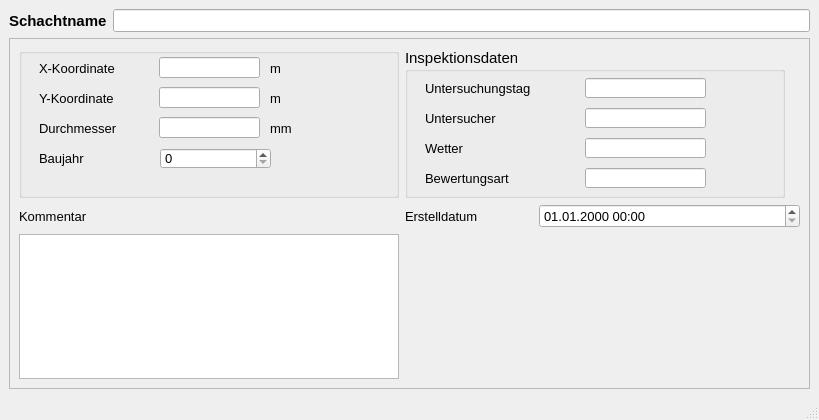
<?xml version="1.0" encoding="UTF-8"?>
<ui version="4.0">
 <class>MainWindow</class>
 <widget class="QMainWindow" name="MainWindow">
  <property name="enabled">
   <bool>true</bool>
  </property>
  <property name="geometry">
   <rect>
    <x>0</x>
    <y>0</y>
    <width>819</width>
    <height>420</height>
   </rect>
  </property>
  <property name="minimumSize">
   <size>
    <width>620</width>
    <height>420</height>
   </size>
  </property>
  <property name="font">
   <font>
    <family>Tahoma</family>
    <pointsize>10</pointsize>
   </font>
  </property>
  <property name="windowTitle">
   <string>MainWindow</string>
  </property>
  <widget class="QWidget" name="centralwidget">
   <layout class="QVBoxLayout" name="verticalLayout">
    <item>
     <layout class="QHBoxLayout" name="horizontalLayout">
      <item>
       <widget class="QLabel" name="label">
        <property name="font">
         <font>
          <family>Tahoma</family>
          <pointsize>11</pointsize>
          <weight>75</weight>
          <bold>true</bold>
         </font>
        </property>
        <property name="text">
         <string>Schachtname</string>
        </property>
       </widget>
      </item>
      <item>
       <widget class="QLineEdit" name="untersuchsch"/>
      </item>
     </layout>
    </item>
    <item>
     <widget class="QScrollArea" name="scrollArea">
      <property name="widgetResizable">
       <bool>true</bool>
      </property>
      <widget class="QWidget" name="scrollAreaWidgetContents">
       <property name="geometry">
        <rect>
         <x>0</x>
         <y>0</y>
         <width>795</width>
         <height>307</height>
        </rect>
       </property>
       <layout class="QGridLayout" name="gridLayout">
        <item row="1" column="1">
         <widget class="QLabel" name="label_70">
          <property name="text">
           <string>Erstelldatum</string>
          </property>
         </widget>
        </item>
        <item row="0" column="1" colspan="3">
         <widget class="QGroupBox" name="groupBox_4">
          <property name="minimumSize">
           <size>
            <width>380</width>
            <height>0</height>
           </size>
          </property>
          <property name="maximumSize">
           <size>
            <width>380</width>
            <height>16777215</height>
           </size>
          </property>
          <property name="font">
           <font>
            <family>Tahoma</family>
            <pointsize>11</pointsize>
           </font>
          </property>
          <property name="title">
           <string>Inspektionsdaten</string>
          </property>
          <widget class="QLabel" name="label_61">
           <property name="geometry">
            <rect>
             <x>20</x>
             <y>30</y>
             <width>151</width>
             <height>21</height>
            </rect>
           </property>
           <property name="font">
            <font>
             <family>Tahoma</family>
             <pointsize>10</pointsize>
            </font>
           </property>
           <property name="text">
            <string>Untersuchungstag</string>
           </property>
          </widget>
          <widget class="QLineEdit" name="untersuchtag">
           <property name="geometry">
            <rect>
             <x>180</x>
             <y>30</y>
             <width>121</width>
             <height>20</height>
            </rect>
           </property>
           <property name="font">
            <font>
             <family>Tahoma</family>
             <pointsize>10</pointsize>
            </font>
           </property>
           <property name="toolTip">
            <string>&lt;html&gt;&lt;head/&gt;&lt;body&gt;&lt;p&gt;Datum&lt;/p&gt;&lt;/body&gt;&lt;/html&gt;</string>
           </property>
           <property name="statusTip">
            <string>Datum</string>
           </property>
          </widget>
          <widget class="QLabel" name="label_62">
           <property name="geometry">
            <rect>
             <x>20</x>
             <y>60</y>
             <width>151</width>
             <height>21</height>
            </rect>
           </property>
           <property name="font">
            <font>
             <family>Tahoma</family>
             <pointsize>10</pointsize>
            </font>
           </property>
           <property name="text">
            <string>Untersucher</string>
           </property>
          </widget>
          <widget class="QLineEdit" name="untersucher">
           <property name="geometry">
            <rect>
             <x>180</x>
             <y>60</y>
             <width>121</width>
             <height>20</height>
            </rect>
           </property>
           <property name="font">
            <font>
             <family>Tahoma</family>
             <pointsize>10</pointsize>
            </font>
           </property>
           <property name="toolTip">
            <string>&lt;html&gt;&lt;head/&gt;&lt;body&gt;&lt;p&gt;Name bzw. Kürzel des Untersuchers&lt;/p&gt;&lt;/body&gt;&lt;/html&gt;</string>
           </property>
           <property name="statusTip">
            <string>Name bzw. Kürzel des Untersuchers</string>
           </property>
          </widget>
          <widget class="QLabel" name="label_63">
           <property name="geometry">
            <rect>
             <x>20</x>
             <y>90</y>
             <width>151</width>
             <height>21</height>
            </rect>
           </property>
           <property name="font">
            <font>
             <family>Tahoma</family>
             <pointsize>10</pointsize>
            </font>
           </property>
           <property name="text">
            <string>Wetter</string>
           </property>
          </widget>
          <widget class="QLineEdit" name="wetter">
           <property name="geometry">
            <rect>
             <x>180</x>
             <y>90</y>
             <width>121</width>
             <height>20</height>
            </rect>
           </property>
           <property name="font">
            <font>
             <family>Tahoma</family>
             <pointsize>10</pointsize>
            </font>
           </property>
           <property name="toolTip">
            <string>&lt;html&gt;&lt;head/&gt;&lt;body&gt;&lt;p&gt;Wetter am Untersuchungstag&lt;/p&gt;&lt;/body&gt;&lt;/html&gt;</string>
           </property>
           <property name="statusTip">
            <string>Wetter am Untersuchungstag</string>
           </property>
          </widget>
          <widget class="QLabel" name="label_64">
           <property name="geometry">
            <rect>
             <x>20</x>
             <y>120</y>
             <width>151</width>
             <height>21</height>
            </rect>
           </property>
           <property name="font">
            <font>
             <family>Tahoma</family>
             <pointsize>10</pointsize>
            </font>
           </property>
           <property name="text">
            <string>Bewertungsart</string>
           </property>
          </widget>
          <widget class="QLineEdit" name="bewertungsart">
           <property name="geometry">
            <rect>
             <x>180</x>
             <y>120</y>
             <width>121</width>
             <height>20</height>
            </rect>
           </property>
           <property name="font">
            <font>
             <family>Tahoma</family>
             <pointsize>10</pointsize>
            </font>
           </property>
           <property name="toolTip">
            <string>&lt;html&gt;&lt;head/&gt;&lt;body&gt;&lt;p&gt;Bezeichnung des verwendeten Bewertungsmodells (z.B. DWA-M 149-3)&lt;/p&gt;&lt;/body&gt;&lt;/html&gt;</string>
           </property>
           <property name="statusTip">
            <string>Bezeichnung des verwendeten Bewertungsmodells (z.B. DWA-M 149-3)</string>
           </property>
          </widget>
          <widget class="QLabel" name="label_65">
           <property name="geometry">
            <rect>
             <x>20</x>
             <y>150</y>
             <width>151</width>
             <height>21</height>
            </rect>
           </property>
           <property name="font">
            <font>
             <family>Tahoma</family>
             <pointsize>10</pointsize>
            </font>
           </property>
           <property name="text">
            <string>Bewertungstag</string>
           </property>
          </widget>
          <widget class="QLineEdit" name="bewertungstag">
           <property name="geometry">
            <rect>
             <x>150</x>
             <y>150</y>
             <width>121</width>
             <height>20</height>
            </rect>
           </property>
           <property name="font">
            <font>
             <family>Tahoma</family>
             <pointsize>10</pointsize>
            </font>
           </property>
           <property name="toolTip">
            <string>&lt;html&gt;&lt;head/&gt;&lt;body&gt;&lt;p&gt;Datum des Tages, an dem die Bewertung durchgeführt wurde&lt;/p&gt;&lt;/body&gt;&lt;/html&gt;</string>
           </property>
           <property name="statusTip">
            <string>Datum des Tages, an dem die Bewertung durchgeführt wurde</string>
           </property>
          </widget>
          <widget class="QLabel" name="label_38">
           <property name="geometry">
            <rect>
             <x>230</x>
             <y>180</y>
             <width>51</width>
             <height>21</height>
            </rect>
           </property>
           <property name="font">
            <font>
             <family>Tahoma</family>
             <pointsize>10</pointsize>
            </font>
           </property>
           <property name="text">
            <string>Stands.</string>
           </property>
          </widget>
          <widget class="QLineEdit" name="max_ZS">
           <property name="geometry">
            <rect>
             <x>230</x>
             <y>200</y>
             <width>31</width>
             <height>20</height>
            </rect>
           </property>
           <property name="toolTip">
            <string>&lt;html&gt;&lt;head/&gt;&lt;body&gt;&lt;p&gt;Zustandsklasse Betriebssicherheit&lt;/p&gt;&lt;/body&gt;&lt;/html&gt;</string>
           </property>
           <property name="statusTip">
            <string>Zustandsklasse Betriebssicherheit</string>
           </property>
          </widget>
          <widget class="QLabel" name="label_37">
           <property name="geometry">
            <rect>
             <x>190</x>
             <y>180</y>
             <width>41</width>
             <height>21</height>
            </rect>
           </property>
           <property name="font">
            <font>
             <family>Tahoma</family>
             <pointsize>10</pointsize>
            </font>
           </property>
           <property name="text">
            <string>Betr.</string>
           </property>
          </widget>
          <widget class="QLabel" name="label_36">
           <property name="geometry">
            <rect>
             <x>20</x>
             <y>200</y>
             <width>121</width>
             <height>21</height>
            </rect>
           </property>
           <property name="font">
            <font>
             <family>Tahoma</family>
             <pointsize>10</pointsize>
            </font>
           </property>
           <property name="text">
            <string>Zustandsklassen</string>
           </property>
          </widget>
          <widget class="QLabel" name="label_40">
           <property name="geometry">
            <rect>
             <x>150</x>
             <y>180</y>
             <width>41</width>
             <height>21</height>
            </rect>
           </property>
           <property name="font">
            <font>
             <family>Tahoma</family>
             <pointsize>10</pointsize>
            </font>
           </property>
           <property name="text">
            <string>Dicht.</string>
           </property>
          </widget>
          <widget class="QLineEdit" name="max_ZD">
           <property name="geometry">
            <rect>
             <x>150</x>
             <y>200</y>
             <width>31</width>
             <height>20</height>
            </rect>
           </property>
           <property name="toolTip">
            <string>&lt;html&gt;&lt;head/&gt;&lt;body&gt;&lt;p&gt;Zustandsklasse Dichtheit&lt;/p&gt;&lt;/body&gt;&lt;/html&gt;</string>
           </property>
           <property name="statusTip">
            <string>Zustandsklasse Dichtheit</string>
           </property>
          </widget>
          <widget class="QLineEdit" name="max_ZB">
           <property name="geometry">
            <rect>
             <x>190</x>
             <y>200</y>
             <width>31</width>
             <height>20</height>
            </rect>
           </property>
           <property name="toolTip">
            <string>&lt;html&gt;&lt;head/&gt;&lt;body&gt;&lt;p&gt;Zustandsklasse Betriebssicherheit&lt;/p&gt;&lt;/body&gt;&lt;/html&gt;</string>
           </property>
           <property name="statusTip">
            <string>Zustandsklasse Betriebssicherheit</string>
           </property>
          </widget>
         </widget>
        </item>
        <item row="0" column="0">
         <widget class="QGroupBox" name="groupBox_2">
          <property name="minimumSize">
           <size>
            <width>380</width>
            <height>150</height>
           </size>
          </property>
          <property name="maximumSize">
           <size>
            <width>380</width>
            <height>150</height>
           </size>
          </property>
          <property name="font">
           <font>
            <family>Tahoma</family>
            <pointsize>11</pointsize>
           </font>
          </property>
          <property name="title">
           <string/>
          </property>
          <widget class="QLabel" name="label_60">
           <property name="geometry">
            <rect>
             <x>20</x>
             <y>100</y>
             <width>151</width>
             <height>21</height>
            </rect>
           </property>
           <property name="font">
            <font>
             <family>Tahoma</family>
             <pointsize>10</pointsize>
            </font>
           </property>
           <property name="text">
            <string>Baujahr</string>
           </property>
          </widget>
          <widget class="QSpinBox" name="baujahr_2">
           <property name="geometry">
            <rect>
             <x>141</x>
             <y>100</y>
             <width>111</width>
             <height>21</height>
            </rect>
           </property>
           <property name="font">
            <font>
             <family>Tahoma</family>
             <pointsize>10</pointsize>
            </font>
           </property>
           <property name="toolTip">
            <string>&lt;html&gt;&lt;head/&gt;&lt;body&gt;&lt;p&gt;Baujahr der Haltung&lt;/p&gt;&lt;/body&gt;&lt;/html&gt;</string>
           </property>
           <property name="statusTip">
            <string>Baujahr der Haltung</string>
           </property>
           <property name="maximum">
            <number>9999</number>
           </property>
          </widget>
          <widget class="QLineEdit" name="x">
           <property name="geometry">
            <rect>
             <x>140</x>
             <y>9</y>
             <width>101</width>
             <height>21</height>
            </rect>
           </property>
           <property name="font">
            <font>
             <family>Tahoma</family>
             <pointsize>10</pointsize>
            </font>
           </property>
           <property name="readOnly">
            <bool>true</bool>
           </property>
          </widget>
          <widget class="QLabel" name="label_9">
           <property name="geometry">
            <rect>
             <x>20</x>
             <y>40</y>
             <width>81</width>
             <height>21</height>
            </rect>
           </property>
           <property name="font">
            <font>
             <family>Tahoma</family>
             <pointsize>10</pointsize>
            </font>
           </property>
           <property name="text">
            <string>Y-Koordinate</string>
           </property>
          </widget>
          <widget class="QLineEdit" name="y">
           <property name="geometry">
            <rect>
             <x>140</x>
             <y>39</y>
             <width>101</width>
             <height>21</height>
            </rect>
           </property>
           <property name="font">
            <font>
             <family>Tahoma</family>
             <pointsize>10</pointsize>
            </font>
           </property>
           <property name="readOnly">
            <bool>true</bool>
           </property>
          </widget>
          <widget class="QLabel" name="label_11">
           <property name="geometry">
            <rect>
             <x>251</x>
             <y>10</y>
             <width>41</width>
             <height>21</height>
            </rect>
           </property>
           <property name="font">
            <font>
             <family>Tahoma</family>
             <pointsize>10</pointsize>
            </font>
           </property>
           <property name="text">
            <string>m</string>
           </property>
          </widget>
          <widget class="QLabel" name="label_39">
           <property name="geometry">
            <rect>
             <x>20</x>
             <y>70</y>
             <width>81</width>
             <height>21</height>
            </rect>
           </property>
           <property name="font">
            <font>
             <family>Tahoma</family>
             <pointsize>10</pointsize>
            </font>
           </property>
           <property name="text">
            <string>Durchmesser</string>
           </property>
          </widget>
          <widget class="QLabel" name="label_27">
           <property name="geometry">
            <rect>
             <x>251</x>
             <y>70</y>
             <width>41</width>
             <height>21</height>
            </rect>
           </property>
           <property name="font">
            <font>
             <family>Tahoma</family>
             <pointsize>10</pointsize>
            </font>
           </property>
           <property name="text">
            <string>mm</string>
           </property>
          </widget>
          <widget class="QLabel" name="label_6">
           <property name="geometry">
            <rect>
             <x>20</x>
             <y>10</y>
             <width>91</width>
             <height>21</height>
            </rect>
           </property>
           <property name="font">
            <font>
             <family>Tahoma</family>
             <pointsize>10</pointsize>
            </font>
           </property>
           <property name="text">
            <string>X-Koordinate</string>
           </property>
          </widget>
          <widget class="QLineEdit" name="durchm">
           <property name="geometry">
            <rect>
             <x>140</x>
             <y>69</y>
             <width>101</width>
             <height>21</height>
            </rect>
           </property>
           <property name="font">
            <font>
             <family>Tahoma</family>
             <pointsize>10</pointsize>
            </font>
           </property>
          </widget>
          <widget class="QLabel" name="label_12">
           <property name="geometry">
            <rect>
             <x>251</x>
             <y>40</y>
             <width>41</width>
             <height>21</height>
            </rect>
           </property>
           <property name="font">
            <font>
             <family>Tahoma</family>
             <pointsize>10</pointsize>
            </font>
           </property>
           <property name="text">
            <string>m</string>
           </property>
          </widget>
         </widget>
        </item>
        <item row="2" column="0" colspan="2">
         <widget class="QTextEdit" name="kommentar">
          <property name="minimumSize">
           <size>
            <width>380</width>
            <height>0</height>
           </size>
          </property>
          <property name="maximumSize">
           <size>
            <width>380</width>
            <height>16777215</height>
           </size>
          </property>
         </widget>
        </item>
        <item row="1" column="0">
         <widget class="QLabel" name="label_14">
          <property name="text">
           <string>Kommentar</string>
          </property>
         </widget>
        </item>
        <item row="1" column="2" colspan="2">
         <widget class="QgsDateTimeEdit" name="createdat">
          <property name="currentSection">
           <enum>QDateTimeEdit::DaySection</enum>
          </property>
          <property name="displayFormat">
           <string>dd.MM.yyyy HH:mm</string>
          </property>
         </widget>
        </item>
       </layout>
      </widget>
     </widget>
    </item>
   </layout>
  </widget>
  <widget class="QMenuBar" name="menubar">
   <property name="geometry">
    <rect>
     <x>0</x>
     <y>0</y>
     <width>819</width>
     <height>27</height>
    </rect>
   </property>
  </widget>
  <widget class="QStatusBar" name="statusbar"/>
 </widget>
 <customwidgets>
  <customwidget>
   <class>QgsDateTimeEdit</class>
   <extends>QDateTimeEdit</extends>
   <header>qgsdatetimeedit.h</header>
  </customwidget>
 </customwidgets>
 <tabstops>
  <tabstop>untersuchsch</tabstop>
  <tabstop>durchm</tabstop>
  <tabstop>kommentar</tabstop>
 </tabstops>
 <resources/>
 <connections/>
</ui>
